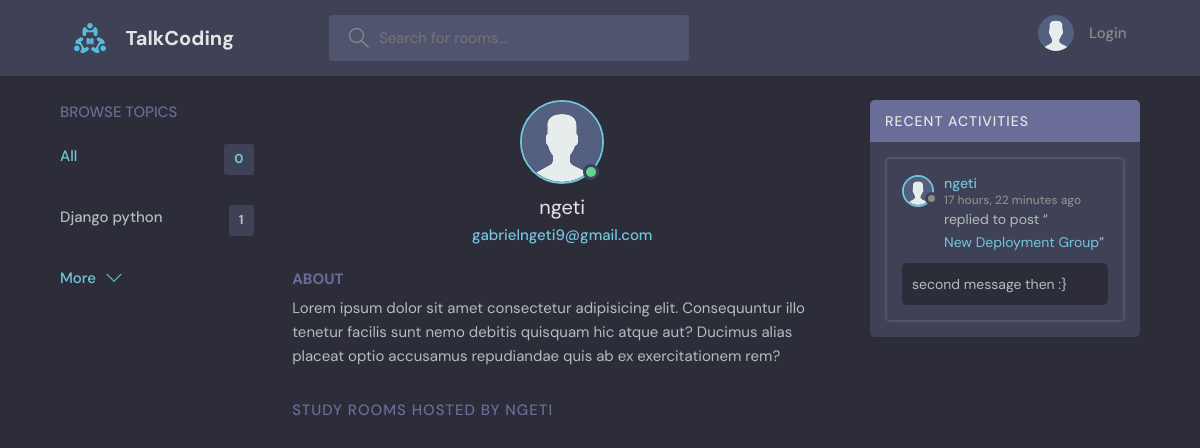
Page /profile/2/ on the earlier database version.
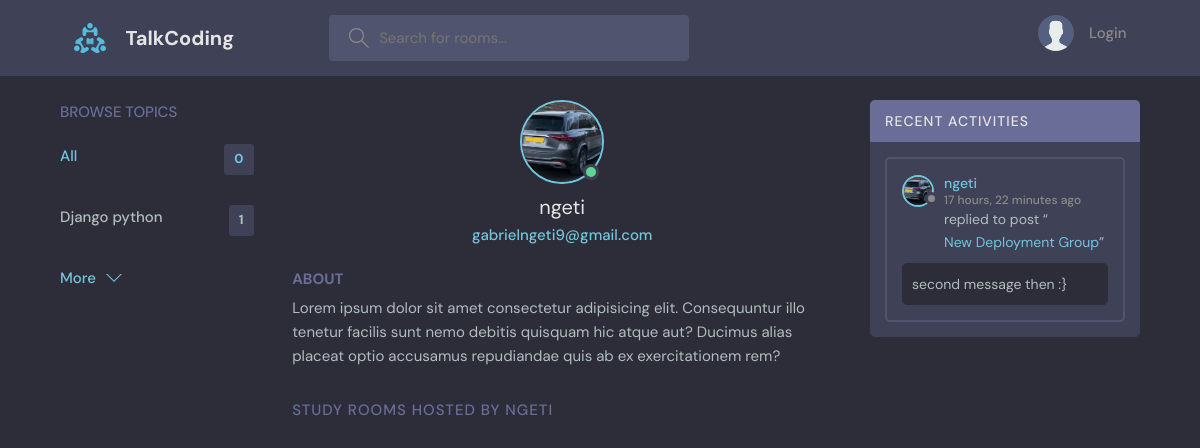
Same page on the later database version.
### base/models.py (models this page shows, shortened)
class User(AbstractUser):
    name = models.CharField(max_length=200,null=True)
    email = models.EmailField(unique = True,null=True)
    bio = models.TextField(null=True)
    avatar = models.ImageField(null=True,default="avatar.svg")
    USERNAME_FIELD = 'email'
    REQUIRED_FIELDS = []

class Message(models.Model):
    user = models.ForeignKey(User,on_delete=models.CASCADE)
    room = models.ForeignKey(Room,on_delete=models.CASCADE)
    body = models.TextField()
    updated = models.DateTimeField(auto_now=True)
    created = models.DateTimeField(auto_now_add=True)
    class Meta:
        ordering = ['-updated','-created']

class Room(models.Model):
    host=models.ForeignKey(User,on_delete=models.SET_NULL,null=True)
    topic=models.ForeignKey(Topic,on_delete=models.SET_NULL,null=True)
    name=models.CharField(max_length=200)
    description=models.TextField(null=True,blank=True)
    participants = models.ManyToManyField(User ,related_name='participants',blank = True)
    updated = models.DateTimeField(auto_now=True)
    created = models.DateTimeField(auto_now_add=True)
    class Meta:
        ordering = ['-updated','-created']
    def __str__(self):
        return self.name

### base/views.py (the view)
# urls.py: path('profile/<str:pk>/',views.userProfile,name="user-profile"),
def userProfile(request,pk):
    user = User.objects.get(id=pk)
    rooms = user.room_set.all()
    room_messages = user.message_set.all()
    topics = Topic.objects.all()
    context = {'user':user,'rooms':rooms,'room_messages':room_messages,'topics':topics}
    return render(request,'base/profile.html',context)

### base/templates/base/profile.html (shortened to what this page needs)
{% extends 'main.html'%}
{% block content%}
  <main class="profile-page layout layout--3">
    <div class="container">
      {% include 'base/topics_component.html'%}
      <div class="roomList">
        <div class="profile">
          <div class="profile__avatar">
            <div class="avatar avatar--large active">
              <img src="{{user.avatar.url}}" />
            </div>
          </div>
          <div class="profile__info">
            <h3>{{user.username}}</h3>
            <p>{{user.email}}</p>
          </div>
          <div class="profile__about">
            <h3>About</h3>
            <p>
              Lorem ipsum dolor sit amet consectetur adipisicing elit. Consequuntur illo tenetur
              facilis sunt nemo debitis quisquam hic atque aut? Ducimus alias placeat optio
              accusamus repudiandae quis ab ex exercitationem rem?
            </p>
          </div>
        </div>
        <div class="roomList__header">
          <div>
            <h2>Study Rooms Hosted by {{user.username}}</a>
            </h2>
          </div>
        </div>
      </div>
      {% include 'base/activity_component.html'%}
    </div>
  </main>
{% endblock %}

### base/templates/base/topics_component.html
<div class="topics">
    <div class="topics__header">
      <h2>Browse Topics</h2>
    </div>
    <ul class="topics__list">
      <li>
        <a href="{% url 'home'%}" class="active">All <span>{{rooms.count}}</span></a>
      </li>
      {%for topic in topics%}
      <li>
        <a href="{%url 'home' %}?q={{topic.name}}">{{topic.name}} <span>{{topic.room_set.all.count}}</span></a>
      </li>
      {% endfor %}
    </ul>
    <a class="btn btn--link" href="{% url 'topics'%}">
      More
      <svg version="1.1" xmlns="http://www.w3.org/2000/svg" width="32" height="32" viewBox="0 0 32 32">
        <title>chevron-down</title>
        <path d="M16 21l-13-13h-3l16 16 16-16h-3l-13 13z"></path>
      </svg>
    </a>
  </div>

### base/templates/base/activity_component.html (shortened to what this page needs)
<div class="activities">
    <div class="activities__header">
      <h2>Recent Activities</h2>
    </div>
    {% for message in room_messages %}
    <div class="activities__box">
      <div class="activities__boxHeader roomListRoom__header">
        <a href="{% url 'user-profile' message.user.id%}" class="roomListRoom__author">
          <div class="avatar avatar--small">
            <img src="{{message.user.avatar.url}}" />
          </div>
          <p>
            {{message.user.username}}
            <span>{{message.created|timesince}} ago</span>
          </p>
        </a>
      </div>
      <div class="activities__boxContent">
        <p>replied to post “<a href="{% url 'room' message.room.id %}">{{message.room}}</a>”</p>
        <div class="activities__boxRoomContent">
          {{message.body}}
        </div>
      </div>
    </div>
    {% endfor %}
  </div>

Differences in the rows shown:
changed User "ngeti": avatar: picture added in place of a placeholder
changed through a linked row, Message "second message then :}": user.avatar: picture added in place of a placeholder
